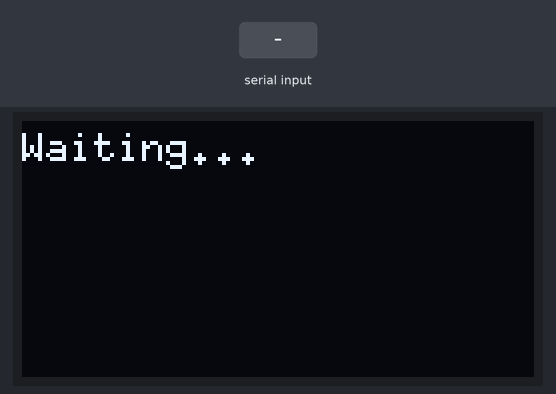
Simulated run of this sketch. Board: Arduino Uno, built with avr-gcc and run on an emulated ATmega328P. Parts: 128×64 one-colour display. Inputs (shaded band) come from the test bench. What the sketch prints to the serial monitor is not drawn.

Above: at 1.2 s.
1.3 s: "1" received over Serial
At 3.0 s:
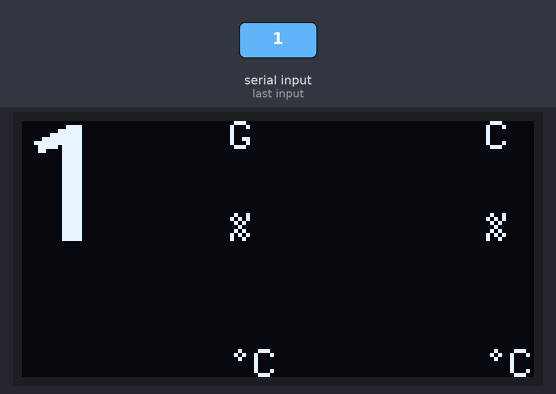
3.8 s: "0" received over Serial
At 5.1 s:
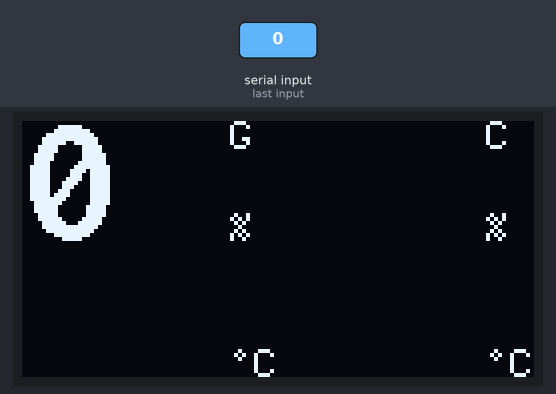
6.3 s: "2" received over Serial
At 8.0 s:
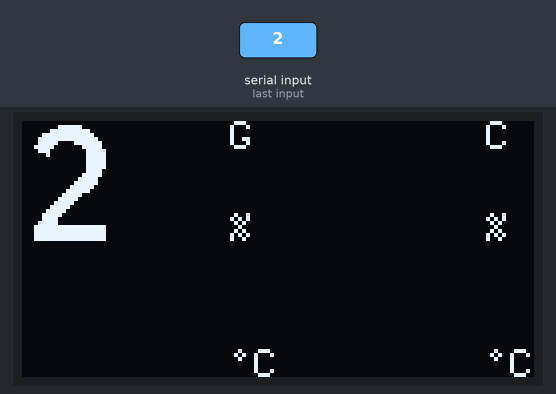
Timing chart, 0 to 9.5 s (numbered marks = the images above; inputs shaded):
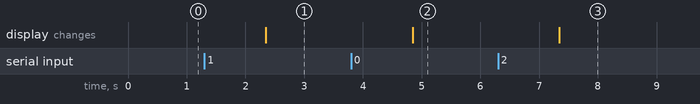

Measured:
- after the input at 1.3 s, the display: changes after 1.0 s (image 1)
- after the input at 3.8 s, the display: changes after 1.0 s (image 2)
- after the input at 6.3 s, the display: changes after 1.0 s (image 3)

The sketch:

hw_monitor_SH1106.ino
```cpp
#include <Arduino.h>
#include <U8g2lib.h>
#include <Wire.h>

U8G2_SH1106_128X64_NONAME_F_HW_I2C u8g2(U8G2_R0, /* reset=*/ U8X8_PIN_NONE);

String serialString = "";
String gpuUsage = "00";
String gpuTemp = "00";
String cpuUsage = "00";
String cpuTemp = "00";


void setup(void) {
  Serial.begin(115200);
  u8g2.begin();
  u8g2.clearBuffer();
  u8g2.setFont(u8g2_font_6x10_tf);
  u8g2.drawUTF8(0,10, "Waiting...");
  u8g2.sendBuffer();
  Serial.write("ready");
}

void loop(void) {
  while (Serial.available() > 0) {
    serialString = String(Serial.readString());

    gpuUsage = serialString.substring(0,2);
    gpuTemp = serialString.substring(2,4);
    cpuUsage = serialString.substring(4,6);
    cpuTemp = serialString.substring(6,8);

    u8g2.clearBuffer();

    u8g2.setFont(u8g2_font_inb30_mr);
    u8g2.drawUTF8(0,30, gpuUsage.c_str());
    u8g2.drawUTF8(0,64, gpuTemp.c_str());
    u8g2.drawUTF8(64,30, cpuUsage.c_str());
    u8g2.drawUTF8(64,64, cpuTemp.c_str());

    u8g2.setFont(u8g2_font_6x10_tf);
    u8g2.drawUTF8(52,7, "G");
    u8g2.drawUTF8(116,7, "C");
    u8g2.drawUTF8(52,30, "%");
    u8g2.drawUTF8(52,64, "°C");
    u8g2.drawUTF8(116,30, "%");
    u8g2.drawUTF8(116,64, "°C");

    u8g2.sendBuffer();
  }
}
```
